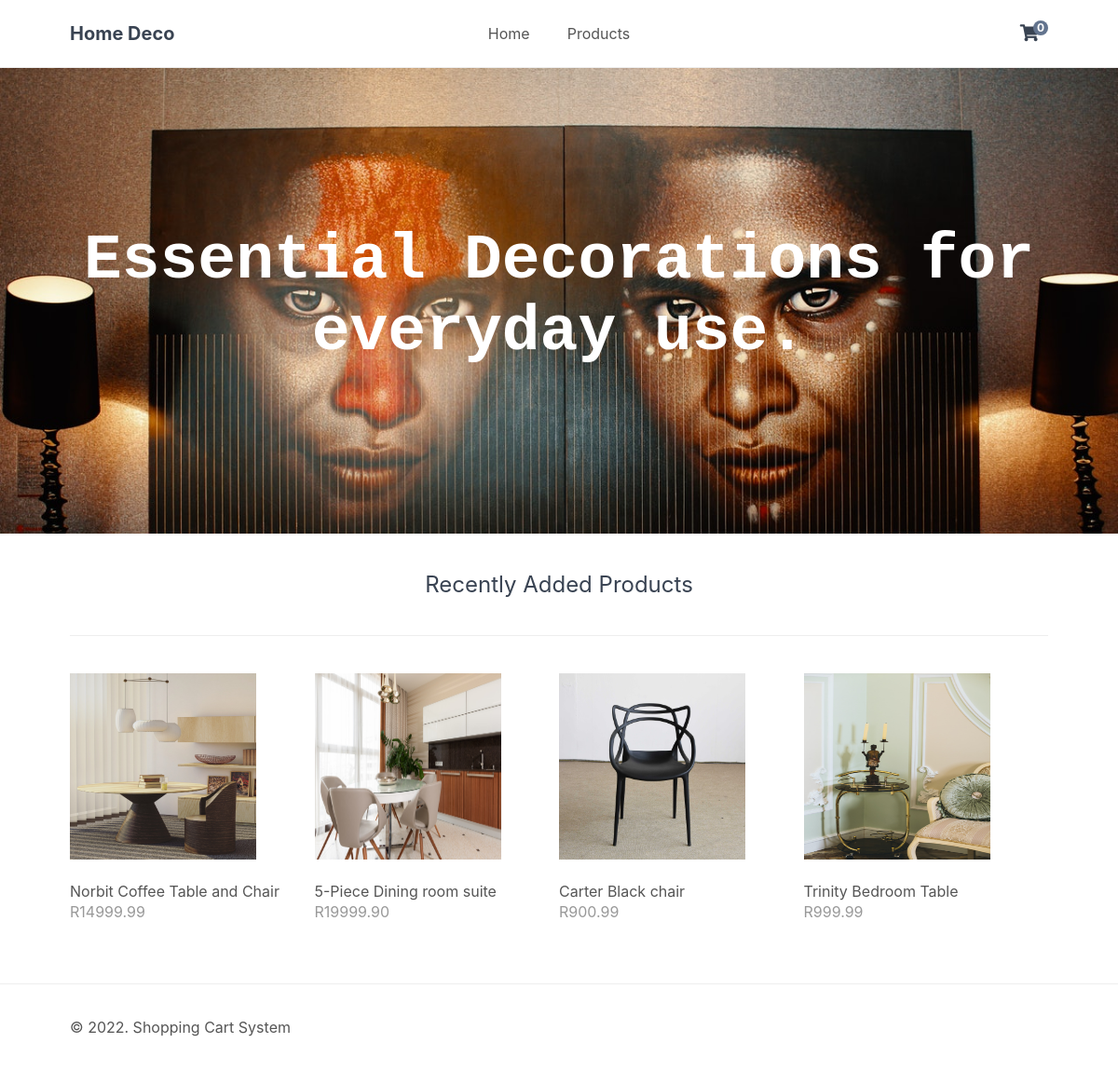
The page / on the database its author committed.
### tables this page shows
CREATE TABLE `products` (
  `id` int(11) NOT NULL,
  `name` varchar(200) NOT NULL,
  `desc` text NOT NULL,
  `price` decimal(7,2) NOT NULL,
  `rrp` decimal(7,2) NOT NULL DEFAULT 0.00,
  `quantity` int(11) NOT NULL,
  `img` text NOT NULL,
  `date_added` datetime NOT NULL DEFAULT current_timestamp()
);

### index.php (called while the page is built, shortened)
<?php
include 'functions.php';
$page = isset($_GET['page']) && file_exists($_GET['page'] . '.php') ? $_GET['page'] : 'home';
include $page . '.php';

### home.php (the view, shortened to what this page needs)
<?php
$stmt = $pdo->prepare('SELECT * FROM products ORDER BY date_added DESC LIMIT 4');
$stmt->execute();
$recently_added_products = $stmt->fetchAll(PDO::FETCH_ASSOC);
?>
<?= template_header('Home') ?>
<div class="featured">
    <h2>Essential Decorations for everyday use.</h2>
</div>
<div class="recentlyadded content-wrapper">
    <h2>Recently Added Products</h2>
    <div class="products">
        <?php foreach ($recently_added_products as $product) : ?>
            <a href="index.php?page=product&id=<?= $product['id'] ?>" class="product">
                <img src="imgs/<?= $product['img'] ?>" width="200" height="200" alt="<?= $product['name'] ?>">
                <span class="name"><?= $product['name'] ?></span>
                <span class="price">
                    R<?= $product['price'] ?>
                </span>
            </a>
        <?php endforeach; ?>
    </div>
</div>
<?= template_footer() ?>

### functions.php (shortened to what this page needs)
<?php
function template_header($title)
{
    $num_items_in_cart = isset($_SESSION['cart']) ? count($_SESSION['cart']) : 0;
    echo <<<EOT
<!DOCTYPE html>
<html>
	<head>
		<meta charset="utf-8">
		<title>$title</title>
		<link href="./libs/css/style.css" rel="stylesheet" type="text/css">
		<link rel="stylesheet" href="./libs/css/all.css">
	</head>
	<body>
        <header>
            <div class="content-wrapper">
                <h1>Home Deco</h1>
                <nav>
                    <a href="index.php">Home</a>
                    <a href="index.php?page=products">Products</a>
                </nav>
                <div class="link-icons">
                    <a href="index.php?page=cart">
		  <i class="fas fa-shopping-cart"></i>
		  <span>$num_items_in_cart</span>
		</a>
                </div>
            </div>
        </header>
        <main>
EOT;
}
function template_footer()
{
    $year = date('Y');
    echo <<<EOT
        </main>
        <footer>
            <div class="content-wrapper">
                <p>&copy; $year. Shopping Cart System</p>
            </div>
        </footer>
    </body>
</html>
EOT;
}

### libs/css/style.css (style rules this page uses)
* { box-sizing: border-box; font-family: -apple-system, BlinkMacSystemFont, "segoe ui", roboto, oxygen, ubuntu, cantarell, "fira sans", "droid sans", "helvetica neue", Arial, sans-serif; font-size: 16px; -webkit-font-smoothing: antialiased; -moz-osx-font-smoothing: grayscale; }
html { height: 100%; }
body { position: relative; min-height: 100%; color: #555555; background-color: #FFFFFF; margin: 0; padding-bottom: 100px; }
h1, h2, h3, h4, h5 { color: #394352; }
.content-wrapper { width: 1050px; margin: 0 auto; }
header { border-bottom: 1px solid #EEEEEE; }
header .content-wrapper { display: flex; }
header h1 { display: flex; flex-grow: 1; flex-basis: 0; font-size: 20px; margin: 0; padding: 24px 0; }
header nav { display: flex; flex-grow: 1; flex-basis: 0; justify-content: center; align-items: center; }
header nav a { text-decoration: none; color: #555555; padding: 10px 10px; margin: 0 10px; }
header .link-icons { display: flex; flex-grow: 1; flex-basis: 0; justify-content: flex-end; align-items: center; position: relative; }
header .link-icons a { text-decoration: none; color: #394352; padding: 0 10px; }
header .link-icons a i { font-size: 18px; }
header .link-icons a span { display: inline-block; text-align: center; background-color: #63748e; border-radius: 50%; color: #FFFFFF; font-size: 12px; line-height: 16px; width: 16px; height: 16px; font-weight: bold; position: absolute; top: 22px; right: 0; }
main .featured { display: flex; flex-direction: column; background-image: url(../../imgs/motomoto.jpg) !important; background-repeat: no-repeat; background-size: cover; height: 500px; align-items: center; justify-content: center; text-align: center; }
main .featured h2 { display: inline-block; margin: 0; width: 1050px; font-family: Rockwell, Courier Bold, Courier, Georgia, Times, Times New Roman, serif; font-size: 68px; color: #FFFFFF; padding-bottom: 10px; }
main .recentlyadded h2 { display: block; font-weight: normal; margin: 0; padding: 40px 0; font-size: 24px; text-align: center; width: 100%; border-bottom: 1px solid #EEEEEE; }
main .recentlyadded .products, main .products .products-wrapper { display: flex; flex-wrap: wrap; align-items: center; justify-content: space-between; padding: 40px 0 0 0; }
main .recentlyadded .products .product, main .products .products-wrapper .product { display: block; overflow: hidden; text-decoration: none; width: 25%; padding-bottom: 60px; }
main .recentlyadded .products .product img, main .products .products-wrapper .product img { transform: scale(1); transition: transform 1s; }
main .recentlyadded .products .product .name, main .products .products-wrapper .product .name { display: block; color: #555555; padding: 20px 0 2px 0; }
main .recentlyadded .products .product .price, main .products .products-wrapper .product .price { display: block; color: #999999; }
footer { position: absolute; bottom: 0; border-top: 1px solid #EEEEEE; padding: 20px 0; width: 100%; }

### libs/css/all.css (style rules this page uses)
.fa, .fas, .far, .fal, .fab { -moz-osx-font-smoothing: grayscale; -webkit-font-smoothing: antialiased; display: inline-block; font-style: normal; font-variant: normal; text-rendering: auto; line-height: 1; }
.fa-shopping-cart:before { content: "\f07a"; }
.fa, .fas { font-family: 'Font Awesome 5 Free'; font-weight: 900; }

### rows shown on the page
products: img (picture), name "Norbit Coffee Table and Chair", price "14999.99"
products: img (picture), name "5-Piece Dining room suite", price "19999.90"
products: img (picture), name "Carter Black chair", price "900.99"
products: img (picture), name "Trinity Bedroom Table", price "999.99"

### other values the page prints
$num_items_in_cart "0"
